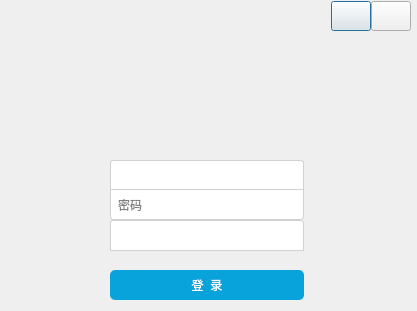
<?xml version="1.0" encoding="UTF-8"?>
<ui version="4.0">
 <class>LoginWindow</class>
 <widget class="QDialog" name="LoginWindow">
  <property name="geometry">
   <rect>
    <x>0</x>
    <y>0</y>
    <width>417</width>
    <height>311</height>
   </rect>
  </property>
  <property name="sizePolicy">
   <sizepolicy hsizetype="Fixed" vsizetype="Fixed">
    <horstretch>0</horstretch>
    <verstretch>0</verstretch>
   </sizepolicy>
  </property>
  <property name="windowTitle">
   <string>Login</string>
  </property>
  <property name="windowIcon">
   <iconset>
    <normaloff>icon.ico</normaloff>icon.ico</iconset>
  </property>
  <property name="whatsThis">
   <string>&lt;html&gt;&lt;head/&gt;&lt;body&gt;&lt;p&gt;这是Battery给自己制作的专用jwc小刀&lt;/p&gt;&lt;/body&gt;&lt;/html&gt;</string>
  </property>
  <property name="styleSheet">
   <string notr="true">#LoginWindow {
	image: url(:/Resources/LoginWindow/login_title.png);
	image-position:TOP;
}</string>
  </property>
  <widget class="QWidget" name="layoutWidget">
   <property name="geometry">
    <rect>
     <x>-10</x>
     <y>0</y>
     <width>421</width>
     <height>32</height>
    </rect>
   </property>
   <layout class="QHBoxLayout" name="horizontalLayout">
    <property name="spacing">
     <number>0</number>
    </property>
    <property name="rightMargin">
     <number>0</number>
    </property>
    <property name="bottomMargin">
     <number>0</number>
    </property>
    <item>
     <spacer name="horizontalSpacer">
      <property name="orientation">
       <enum>Qt::Horizontal</enum>
      </property>
      <property name="sizeHint" stdset="0">
       <size>
        <width>40</width>
        <height>20</height>
       </size>
      </property>
     </spacer>
    </item>
    <item>
     <widget class="QPushButton" name="pushButton_minimize">
      <property name="sizePolicy">
       <sizepolicy hsizetype="Minimum" vsizetype="Fixed">
        <horstretch>0</horstretch>
        <verstretch>0</verstretch>
       </sizepolicy>
      </property>
      <property name="minimumSize">
       <size>
        <width>30</width>
        <height>30</height>
       </size>
      </property>
      <property name="styleSheet">
       <string notr="true">QPushButton#pushButton_minimize
{
    border-image:url(:/Resources/minback.png) 0 60 0 0 ;
}

QPushButton#pushButton_minimize:hover
{
    border-image:url(:/Resources/minback.png) 0 30 0 30 ;
}

QPushButton#pushButton_minimize:pressed
{
    border-image:url(:/Resources/minback.png) 0 0 0 60 ;
}</string>
      </property>
      <property name="text">
       <string/>
      </property>
     </widget>
    </item>
    <item>
     <widget class="QPushButton" name="pushButton_close">
      <property name="minimumSize">
       <size>
        <width>30</width>
        <height>30</height>
       </size>
      </property>
      <property name="styleSheet">
       <string notr="true">QPushButton#pushButton_close
{
    border-image:url(:/Resources/closeback.png) 0 60 0 0 ;
}

QPushButton#pushButton_close:hover
{
    border-image:url(:/Resources/closeback.png) 0 30 0 30 ;
}

QPushButton#pushButton_close:pressed
{
    border-image:url(:/Resources/closeback.png) 0 0 0 60 ;
}</string>
      </property>
      <property name="text">
       <string/>
      </property>
     </widget>
    </item>
   </layout>
  </widget>
  <widget class="QComboBox" name="comboBox_username">
   <property name="geometry">
    <rect>
     <x>110</x>
     <y>160</y>
     <width>194</width>
     <height>30</height>
    </rect>
   </property>
   <property name="styleSheet">
    <string notr="true">QComboBox
{
	font: 11pt &quot;等线&quot;;
    background:white;
    padding-left:5px ;
    border-top-left-radius:3px;
    border-top-right-radius:3px;
    border: 1px solid rgb(209 , 209 , 209);
}
QComboBox:hover
{
    border: 1px solid rgb(21 , 131 , 221);
}

QComboBox::down-arrow
{
    border-image:url(:/Resources/drop_down_Button.png) 0 36 0 0 ;
}
QComboBox::down-arrow:hover
{
    border-image:url(:/Resources/drop_down_Button.png) 0 18 0 18 ;
}
QComboBox::down-arrow:on
{
    border-image:url(:/Resources/drop_down_Button.png) 0 0 0 36 ;
}
QComboBox::drop-down
{
    width:20px;
    background:transparent;
    padding-right:5px;
}

QListView {
	margin:3px;
}

QListWidget QPushButton{
	background:transparent;
	border-image:url(:/Resources/delete_username.png) 0 30 0 0 ;
	width:15px;height:15px;
}

QListWidget QPushButton:hover{
	border-image:url(:/Resources/delete_username.png) 0 15 0 15 ;
}

QListWidget QPushButton:pressed{
	border-image:url(:/Resources/delete_username.png) 0 0 0 30;
}

QComboBox QAbstractItemView::item
{
	background:transparent;
    height:30px;
}

QComboBox QAbstractItemView::item:hover
{
    background:rgb(21 , 131 , 221);
}</string>
   </property>
   <property name="currentText">
    <string/>
   </property>
   <property name="iconSize">
    <size>
     <width>16</width>
     <height>16</height>
    </size>
   </property>
  </widget>
  <widget class="QLineEdit" name="lineEdit_password">
   <property name="geometry">
    <rect>
     <x>110</x>
     <y>190</y>
     <width>194</width>
     <height>30</height>
    </rect>
   </property>
   <property name="sizePolicy">
    <sizepolicy hsizetype="Expanding" vsizetype="Fixed">
     <horstretch>0</horstretch>
     <verstretch>0</verstretch>
    </sizepolicy>
   </property>
   <property name="minimumSize">
    <size>
     <width>0</width>
     <height>25</height>
    </size>
   </property>
   <property name="styleSheet">
    <string notr="true">QLineEdit#lineEdit_password
{
	font: 11pt &quot;黑体&quot;;
    background:white;
    padding-left:5px ;
    padding-top:1px ;
    border-bottom-left-radius:3px;
    border-bottom-right-radius:3px;
    border: 1px solid rgb(209 , 209 , 209);
    border-top:transparent;
}
QLineEdit#lineEdit_password:hover
{
	font: 11pt &quot;黑体&quot;;
    padding-top:0px ;
    border: 1px solid rgb(21 , 131 , 221);
}</string>
   </property>
   <property name="text">
    <string/>
   </property>
   <property name="echoMode">
    <enum>QLineEdit::Password</enum>
   </property>
   <property name="alignment">
    <set>Qt::AlignLeading|Qt::AlignLeft|Qt::AlignVCenter</set>
   </property>
   <property name="placeholderText">
    <string>密码</string>
   </property>
  </widget>
  <widget class="QPushButton" name="pushButton_login">
   <property name="geometry">
    <rect>
     <x>110</x>
     <y>270</y>
     <width>194</width>
     <height>30</height>
    </rect>
   </property>
   <property name="sizePolicy">
    <sizepolicy hsizetype="Minimum" vsizetype="Fixed">
     <horstretch>0</horstretch>
     <verstretch>0</verstretch>
    </sizepolicy>
   </property>
   <property name="minimumSize">
    <size>
     <width>0</width>
     <height>25</height>
    </size>
   </property>
   <property name="styleSheet">
    <string notr="true">QPushButton#pushButton_login
{
    color:white;
    background-color:rgb(9 , 163 , 220);
    border-radius:5px;
}

QPushButton#pushButton_login:hover
{
    color:white;
    background-color:rgb(13 , 184, 242);
}

QPushButton#pushButton_login:pressed
{
    color:white;
    background-color:rgb(14 , 135 , 228);
    padding-left:3px;
    padding-top:3px;
}</string>
   </property>
   <property name="text">
    <string>登  录</string>
   </property>
  </widget>
  <widget class="QComboBox" name="comboBox_semester">
   <property name="geometry">
    <rect>
     <x>110</x>
     <y>220</y>
     <width>194</width>
     <height>31</height>
    </rect>
   </property>
   <property name="styleSheet">
    <string notr="true">QComboBox
{
	font: 11pt &quot;等线&quot;;
    background:white;
    padding-left:5px ;
    border-top-left-radius:3px;
    border-top-right-radius:3px;
    border: 1px solid rgb(209 , 209 , 209);
}
QComboBox:hover
{
    border: 1px solid rgb(21 , 131 , 221);
}

QComboBox::down-arrow
{
    border-image:url(:/Resources/drop_down_Button.png) 0 36 0 0 ;
}
QComboBox::down-arrow:hover
{
    border-image:url(:/Resources/drop_down_Button.png) 0 18 0 18 ;
}
QComboBox::down-arrow:on
{
    border-image:url(:/Resources/drop_down_Button.png) 0 0 0 36 ;
}
QComboBox::drop-down
{
    width:20px;
    background:transparent;
    padding-right:5px;
}

QListView {
	margin:3px;
}

QListWidget QPushButton{
	background:transparent;
	border-image:url(:/Resources/delete_username.png) 0 30 0 0 ;
	width:15px;height:15px;
}

QListWidget QPushButton:hover{
	border-image:url(:/Resources/delete_username.png) 0 15 0 15 ;
}

QListWidget QPushButton:pressed{
	border-image:url(:/Resources/delete_username.png) 0 0 0 30;
}

QComboBox QAbstractItemView::item
{
	background:transparent;
    height:30px;
}

QComboBox QAbstractItemView::item:hover
{
    background:rgb(21 , 131 , 221);
}</string>
   </property>
   <property name="currentText">
    <string/>
   </property>
   <property name="iconSize">
    <size>
     <width>16</width>
     <height>16</height>
    </size>
   </property>
  </widget>
 </widget>
 <tabstops>
  <tabstop>comboBox_username</tabstop>
  <tabstop>lineEdit_password</tabstop>
  <tabstop>pushButton_login</tabstop>
  <tabstop>pushButton_minimize</tabstop>
  <tabstop>pushButton_close</tabstop>
 </tabstops>
 <resources/>
 <connections>
  <connection>
   <sender>pushButton_minimize</sender>
   <signal>clicked()</signal>
   <receiver>LoginWindow</receiver>
   <slot>showMinimized()</slot>
   <hints>
    <hint type="sourcelabel">
     <x>369</x>
     <y>13</y>
    </hint>
    <hint type="destinationlabel">
     <x>51</x>
     <y>117</y>
    </hint>
   </hints>
  </connection>
  <connection>
   <sender>pushButton_close</sender>
   <signal>clicked()</signal>
   <receiver>LoginWindow</receiver>
   <slot>hide()</slot>
   <hints>
    <hint type="sourcelabel">
     <x>387</x>
     <y>16</y>
    </hint>
    <hint type="destinationlabel">
     <x>388</x>
     <y>114</y>
    </hint>
   </hints>
  </connection>
 </connections>
 <slots>
  <slot>exit()</slot>
 </slots>
</ui>
